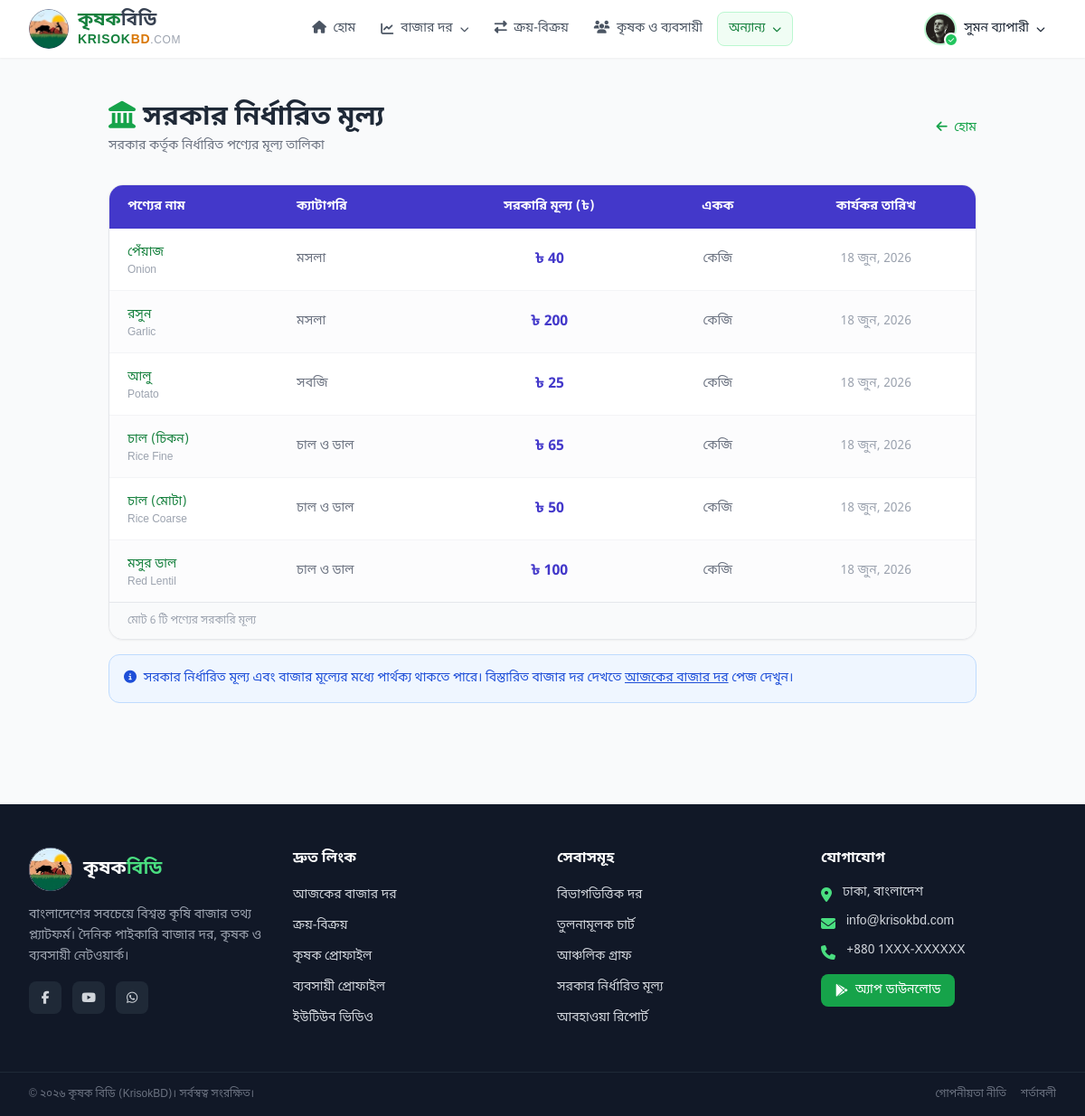
The page /content/govt-prices/ (signed in) on the database its author committed.
### accounts/models.py (models this page shows, shortened)
class User(AbstractUser):
    USER_TYPE_CHOICES = [
        ('farmer', 'কৃষক'),
        ('trader', 'ব্যবসায়ী'),
        ('general', 'সাধারণ'),
    ]
    SUBSCRIPTION_STATUS = [
        ('trial', 'ট্রায়াল'),
        ('active', 'সক্রিয়'),
        ('expired', 'মেয়াদ শেষ'),
    ]
    phone = models.CharField(max_length=20, blank=True)
    user_type = models.CharField(max_length=20, choices=USER_TYPE_CHOICES, default='general')
    district = models.CharField(max_length=100, blank=True)
    address = models.TextField(blank=True)
    avatar = models.ImageField(upload_to='avatars/', blank=True)
    is_verified = models.BooleanField(default=False)
    trial_start = models.DateTimeField(null=True, blank=True)
    trial_end = models.DateTimeField(null=True, blank=True)
    subscription_status = models.CharField(max_length=20, choices=SUBSCRIPTION_STATUS, default='trial')
    subscription_plan = models.ForeignKey(
        'SubscriptionPlan', on_delete=models.SET_NULL, null=True, blank=True, related_name='subscribers'
    )
    subscription_expires = models.DateTimeField(null=True, blank=True)
    class Meta:
        db_table = 'auth_user'

### market/models.py (models this page shows, shortened)
class GovernmentPrice(models.Model):
    product = models.ForeignKey(Product, on_delete=models.CASCADE, related_name='govt_prices')
    price = models.DecimalField(max_digits=10, decimal_places=2)
    effective_date = models.DateField()
    notes = models.TextField(blank=True)
    updated_at = models.DateTimeField(auto_now=True)
    class Meta:
        ordering = ['-effective_date']

class Product(models.Model):
    name = models.CharField(max_length=200)
    name_en = models.CharField(max_length=200)
    slug = models.SlugField(unique=True)
    category = models.ForeignKey(ProductCategory, on_delete=models.CASCADE, related_name='products')
    unit = models.CharField(max_length=50, default='কেজি')
    image = models.ImageField(upload_to='products/', blank=True)
    is_active = models.BooleanField(default=True)
    class Meta:
        ordering = ['category__order', 'name']

class ProductCategory(models.Model):
    name = models.CharField(max_length=100)
    name_en = models.CharField(max_length=100)
    slug = models.SlugField(unique=True)
    icon = models.CharField(max_length=50, blank=True, help_text="FontAwesome icon class")
    order = models.PositiveIntegerField(default=0)
    class Meta:
        ordering = ['order', 'name']
        verbose_name_plural = 'Product categories'

### content/views.py (the view)
# urls.py: path('govt-prices/', views.govt_prices, name='govt_prices'),
def govt_prices(request):
    prices = GovernmentPrice.objects.select_related('product', 'product__category').order_by(
        'product__category__order', 'product__name'
    )
    context = {'prices': prices}
    return render(request, 'content/govt_prices.html', context)

### templates/content/govt_prices.html (shortened to what this page needs)
{% extends "base.html" %}
{% block content %}
<section class="py-8 md:py-12">
    <div class="max-w-5xl mx-auto px-4 sm:px-6 lg:px-8">
        <div class="flex flex-col sm:flex-row items-start sm:items-center justify-between mb-8 gap-4">
            <div>
                <h1 class="text-2xl md:text-3xl font-bold text-gray-800">
                    <i class="fas fa-landmark text-primary-600 mr-2"></i>সরকার নির্ধারিত মূল্য
                </h1>
                <p class="text-gray-500 text-sm mt-1">সরকার কর্তৃক নির্ধারিত পণ্যের মূল্য তালিকা</p>
            </div>
            <a href="{% url 'core:home' %}" class="text-sm text-primary-600 hover:text-primary-700">
                <i class="fas fa-arrow-left mr-1"></i> হোম
            </a>
        </div>
        <div class="bg-white rounded-2xl border border-gray-200 overflow-hidden shadow-sm">
            <div class="overflow-x-auto">
                <table class="w-full">
                    <thead>
                        <tr class="bg-indigo-700 text-white">
                            <th class="px-5 py-3.5 text-left text-sm font-semibold">পণ্যের নাম</th>
                            <th class="px-5 py-3.5 text-left text-sm font-semibold">ক্যাটাগরি</th>
                            <th class="px-5 py-3.5 text-center text-sm font-semibold">সরকারি মূল্য (৳)</th>
                            <th class="px-5 py-3.5 text-center text-sm font-semibold">একক</th>
                            <th class="px-5 py-3.5 text-center text-sm font-semibold">কার্যকর তারিখ</th>
                        </tr>
                    </thead>
                    <tbody class="divide-y divide-gray-100">
                        {% for gp in prices %}
                        <tr class="hover:bg-gray-50 transition {% if forloop.counter|divisibleby:2 %}bg-gray-50/50{% endif %}">
                            <td class="px-5 py-3.5">
                                <a href="{% url 'market:product_detail' gp.product.slug %}" class="text-sm font-medium text-primary-700 hover:underline">{{ gp.product.name }}</a>
                                <span class="text-xs text-gray-400 block">{{ gp.product.name_en }}</span>
                            </td>
                            <td class="px-5 py-3.5 text-sm text-gray-500">{{ gp.product.category.name }}</td>
                            <td class="px-5 py-3.5 text-center">
                                <span class="text-base font-bold text-indigo-700">৳ {{ gp.price|floatformat:0 }}</span>
                            </td>
                            <td class="px-5 py-3.5 text-center text-sm text-gray-500">{{ gp.product.unit }}</td>
                            <td class="px-5 py-3.5 text-center text-sm text-gray-400">{{ gp.effective_date|date:"d M, Y" }}</td>
                        </tr>
                        {% endfor %}
                    </tbody>
                </table>
            </div>
            {% if prices %}
            <div class="px-5 py-3 bg-gray-50 border-t text-xs text-gray-400">
                মোট {{ prices|length }} টি পণ্যের সরকারি মূল্য
            </div>
            {% endif %}
        </div>
        {% if prices %}
        <div class="mt-4 bg-blue-50 border border-blue-200 rounded-xl p-4 text-sm text-blue-700">
            <i class="fas fa-info-circle mr-1"></i>
            সরকার নির্ধারিত মূল্য এবং বাজার মূল্যের মধ্যে পার্থক্য থাকতে পারে। বিস্তারিত বাজার দর দেখতে
            <a href="{% url 'market:daily_prices' %}" class="font-medium underline">আজকের বাজার দর</a> পেজ দেখুন।
        </div>
        {% endif %}
    </div>
</section>
{% endblock %}

### templates/components/_navbar_inner.html (shortened to what this page needs)
{% load static %}
<nav class="bg-white shadow-sm sticky top-0 z-50" x-data="{ mobileMenu: false, marketDrop: false, othersDrop: false }">
    <div class="max-w-7xl mx-auto px-4 sm:px-6 lg:px-8">
        <div class="flex items-center justify-between h-16">
            <a href="{% url 'core:home' %}" class="flex items-center gap-2.5 shrink-0">
                <img src="{% static 'images/logo.jpg' %}" alt="কৃষক বিডি" class="w-11 h-11 rounded-full object-cover">
                <div class="leading-tight">
                    <span class="text-xl font-bold text-primary-700">কৃষক</span><span class="text-xl font-bold text-gray-700">বিডি</span>
                    <span class="block text-sm font-bold -mt-0.5 tracking-wider">
                        <span class="text-primary-700">KRISOK</span><span class="text-amber-600">BD</span><span class="text-gray-400 font-normal text-xs">.COM</span>
                    </span>
                </div>
            </a>
            <div class="hidden lg:flex items-center gap-1">
                <a href="{% url 'core:home' %}"
                   class="px-3 py-2 rounded-lg text-sm font-medium transition
                   {% if nav_section == 'home' %}text-primary-700 bg-primary-50 border border-primary-200{% else %}text-gray-600 hover:text-primary-700 hover:bg-primary-50{% endif %}">
                    <i class="fas fa-home mr-1"></i> হোম
                </a>
                <div class="relative" @mouseenter="clearTimeout($el._timer); marketDrop = true" @mouseleave="$el._timer = setTimeout(() => marketDrop = false, 150)">
                    <button class="px-3 py-2 rounded-lg text-sm font-medium transition flex items-center gap-1
                        {% if nav_section == 'market' %}text-primary-700 bg-primary-50 border border-primary-200{% else %}text-gray-600 hover:text-primary-700 hover:bg-primary-50{% endif %}">
                        <i class="fas fa-chart-line mr-1"></i> বাজার দর
                        <i class="fas fa-chevron-down text-[10px] ml-1"></i>
                    </button>
                </div>
                <a href="{% url 'marketplace:post_list' %}"
                   class="px-3 py-2 rounded-lg text-sm font-medium transition
                   {% if nav_section == 'buysell' %}text-primary-700 bg-primary-50 border border-primary-200{% else %}text-gray-600 hover:text-primary-700 hover:bg-primary-50{% endif %}">
                    <i class="fas fa-exchange-alt mr-1"></i> ক্রয়-বিক্রয়
                </a>
                <a href="{% url 'marketplace:profile_list' %}"
                   class="px-3 py-2 rounded-lg text-sm font-medium transition
                   {% if nav_section == 'profiles' %}text-primary-700 bg-primary-50 border border-primary-200{% else %}text-gray-600 hover:text-primary-700 hover:bg-primary-50{% endif %}">
                    <i class="fas fa-users mr-1"></i> কৃষক ও ব্যবসায়ী
                </a>
                <div class="relative" @mouseenter="clearTimeout($el._timer); othersDrop = true" @mouseleave="$el._timer = setTimeout(() => othersDrop = false, 150)">
                    <button class="px-3 py-2 rounded-lg text-sm font-medium transition flex items-center gap-1
                        {% if nav_section == 'others' or nav_section == 'videos' %}text-primary-700 bg-primary-50 border border-primary-200{% else %}text-gray-600 hover:text-primary-700 hover:bg-primary-50{% endif %}">
                        অন্যান্য
                        <i class="fas fa-chevron-down text-[10px] ml-1"></i>
                    </button>
                </div>
            </div>
            <div class="hidden lg:flex items-center gap-2">
                {% if user.is_authenticated %}
                <div class="relative" x-data="{ userDrop: false }">
                    <button @click="userDrop = !userDrop" class="flex items-center gap-2 px-3 py-2 rounded-lg hover:bg-gray-100 transition">
                        <div class="relative">
                            {% if user.avatar %}
                            <img src="{{ user.avatar.url }}" alt="{{ user.first_name }}" class="w-9 h-9 rounded-full object-cover border-2 border-primary-200">
                            {% else %}
                            <div class="w-9 h-9 bg-primary-100 text-primary-700 rounded-full flex items-center justify-center text-sm font-bold border-2 border-primary-200">
                                {{ user.first_name|first|default:user.username|first }}
                            </div>
                            {% endif %}
                            {% if user.is_verified %}
                            <span class="absolute -bottom-0.5 -right-0.5 w-4 h-4 bg-primary-500 rounded-full flex items-center justify-center border-2 border-white">
                                <i class="fas fa-check text-white text-[7px]"></i>
                            </span>
                            {% endif %}
                        </div>
                        <span class="text-sm font-medium">{{ user.first_name|default:user.username }}</span>
                        <i class="fas fa-chevron-down text-[10px]"></i>
                    </button>
                </div>
                {% endif %}
            </div>
        </div>
    </div>
</nav>

### templates/base.html (style rules this page uses)
body { font-family: 'Noto Sans Bengali', 'SolaimanLipi', sans-serif; }

### rows shown on the page
GovernmentPrice: product.name "পেঁয়াজ", product.name_en "Onion", product.category.name "মসলা", price "40", product.unit "কেজি", effective_date "18 জুন, 2026"
GovernmentPrice: product.name "রসুন", product.name_en "Garlic", product.category.name "মসলা", price "200", product.unit "কেজি", effective_date "18 জুন, 2026"
GovernmentPrice: product.name "আলু", product.name_en "Potato", product.category.name "সবজি", price "25", product.unit "কেজি", effective_date "18 জুন, 2026"
GovernmentPrice: product.name "চাল (চিকন)", product.name_en "Rice Fine", product.category.name "চাল ও ডাল", price "65", product.unit "কেজি", effective_date "18 জুন, 2026"
GovernmentPrice: product.name "চাল (মোটা)", product.name_en "Rice Coarse", product.category.name "চাল ও ডাল", price "50", product.unit "কেজি", effective_date "18 জুন, 2026"
GovernmentPrice: product.name "মসুর ডাল", product.name_en "Red Lentil", product.category.name "চাল ও ডাল", price "100", product.unit "কেজি", effective_date "18 জুন, 2026"

### other values the page prints
{{ user.first_name|default:user.username }} "সুমন ব্যাপারী"
{{ prices|length }} "6"
